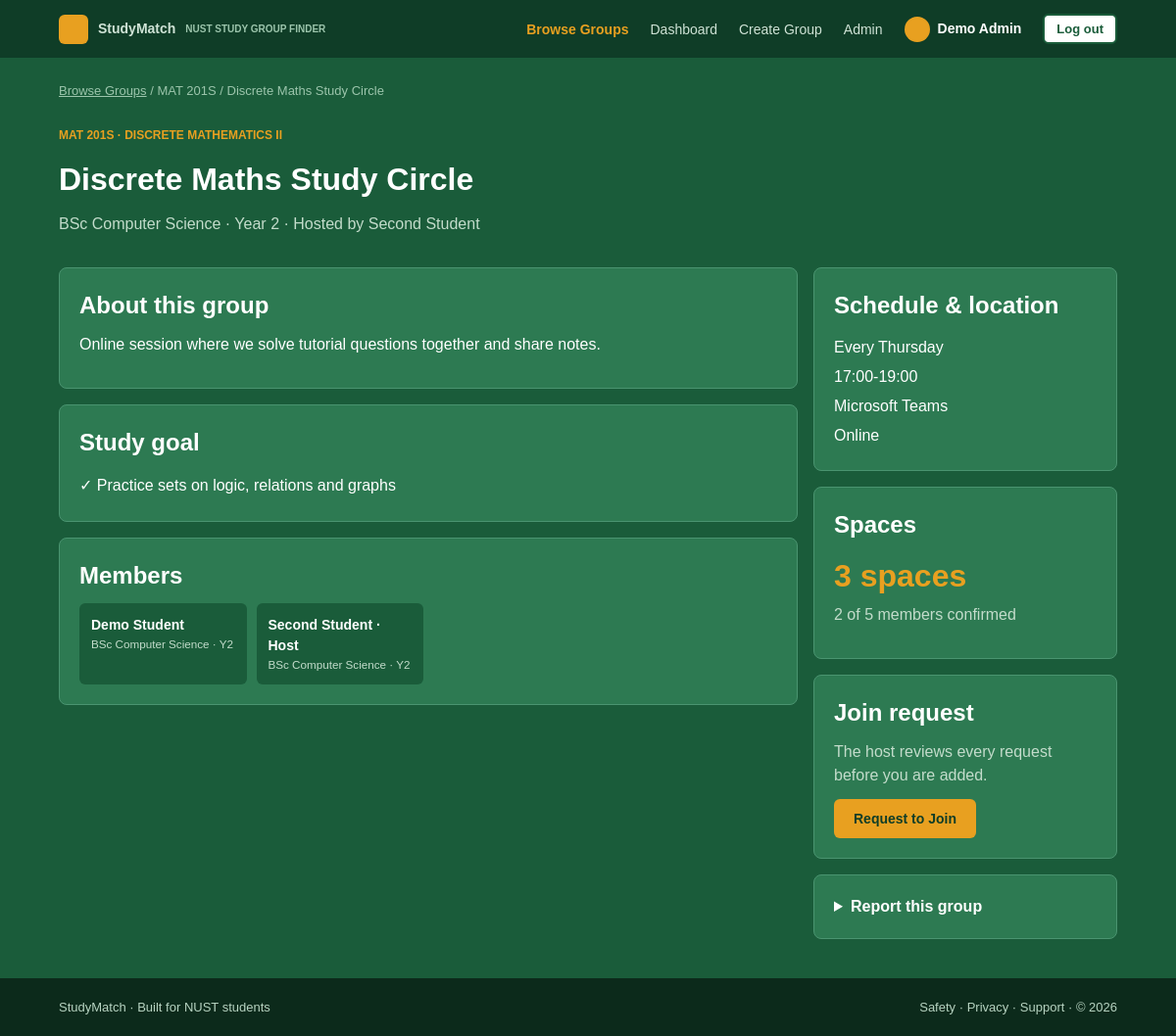
/studymatch-php/group.php?id=2 (signed in), run on the app's committed database.
### tables this page shows
CREATE TABLE users (
  id               INT AUTO_INCREMENT PRIMARY KEY,
  full_name        VARCHAR(100) NOT NULL,
  email            VARCHAR(150) NOT NULL UNIQUE,
  student_number   VARCHAR(9)   NOT NULL UNIQUE,
  password_hash    VARCHAR(255) NOT NULL,
  programme        VARCHAR(100) NOT NULL,
  year_of_study    TINYINT      NOT NULL DEFAULT 1,
  current_modules  VARCHAR(255) NOT NULL DEFAULT '',    
  availability     VARCHAR(255) NOT NULL DEFAULT '',    
  preferred_format VARCHAR(30)  NOT NULL DEFAULT 'In person and online',
  role             ENUM('student','admin') NOT NULL DEFAULT 'student',
  created_at       TIMESTAMP DEFAULT CURRENT_TIMESTAMP
);

### studymatch-php/includes/db.php (called while the page is built, shortened)
<?php
$db_host = 'localhost';
$db_user = 'root';
$db_pass = '';
$db_name = 'studymatch';
function db() {
    global $db_host, $db_user, $db_pass, $db_name;
    static $conn = null;
    if ($conn !== null) {
        return $conn;
    }
    $conn = new mysqli($db_host, $db_user, $db_pass, $db_name);
    $conn->set_charset('utf8mb4');
    return $conn;
}

### studymatch-php/includes/helpers.php (called while the page is built, shortened)
<?php
function fmt_time($t) {
    return substr($t, 0, 5);
}
function spaces_left($g) {
    return max(0, (int)$g['max_members'] - (int)$g['member_count']);
}
function fetch_all($sql, $types = '', $params = []) {
    $stmt = db()->prepare($sql);
    if ($types !== '') {
        $stmt->bind_param($types, ...$params);
    }
    $stmt->execute();
    $result = $stmt->get_result();
    $rows = [];
    while ($row = $result->fetch_assoc()) {
        $rows[] = $row;
    }
    return $rows;
}
function fetch_one($sql, $types = '', $params = []) {
    $rows = fetch_all($sql, $types, $params);
    return $rows[0] ?? null;
}

### studymatch-php/includes/auth.php (called while the page is built, shortened)
<?php
function current_user() {
    return [
        'id'   => (int)$_SESSION['user_id'],
        'name' => $_SESSION['user_name'],
        'role' => $_SESSION['user_role']
    ];
}
function require_login() {
    $user = current_user();
    return $user;
}
function e($text) {
    return htmlspecialchars((string)$text, ENT_QUOTES, 'UTF-8');
}

### studymatch-php/group.php (the view, shortened to what this page needs)
<?php
require __DIR__ . '/includes/auth.php';
require __DIR__ . '/includes/db.php';
require __DIR__ . '/includes/helpers.php';
$user = require_login();
$id = (int)($_GET['id'] ?? 0);
$group = fetch_one('SELECT * FROM v_group_cards WHERE id = ?', 'i', [$id]);
$isHost = ($group['host_id'] == $user['id']);
$members = fetch_all(
    "SELECT u.id, u.full_name, u.programme, u.year_of_study
       FROM group_members gm JOIN users u ON u.id = gm.user_id
      WHERE gm.group_id = ? AND gm.status = 'approved'
      ORDER BY u.full_name",
    'i', [$id]
);
$mine = fetch_one('SELECT status FROM group_members WHERE group_id = ? AND user_id = ?', 'ii', [$id, $user['id']]);
$spaces = spaces_left($group);
require __DIR__ . '/includes/header.php';
?>
<main>
    <div class="container">
        <p class="breadcrumb"><a href="browse.php">Browse Groups</a> / <?= e($group['module_code']) ?> / <?= e($group['title']) ?></p>
        <div style="display:flex; justify-content:space-between; flex-wrap:wrap; gap:14px; margin-bottom:20px">
            <div>
                <p class="small-label"><?= e($group['module_code']) ?> · <?= e($group['module_name']) ?></p>
                <h1><?= e($group['title']) ?></h1>
                <p class="muted"><?= e($group['host_programme']) ?> · Year <?= (int)$group['host_year'] ?> · Hosted by <?= e($group['host_name']) ?>
                    <?= $group['status'] !== 'approved' ? ' · ' . status_badge($group['status']) : '' ?></p>
            </div>
        </div>
        <div class="two-column">
            <div class="stack">
                <section class="card">
                    <h2>About this group</h2>
                    <p><?= nl2br(e($group['description'])) ?></p>
                </section>
                <section class="card">
                    <h2>Study goal</h2>
                    <ul class="goal-list"><li>✓ <?= e($group['study_goal']) ?></li></ul>
                </section>
                <section class="card">
                    <h2>Members</h2>
                    <div class="members">
                        <?php foreach ($members as $m): ?>
                            <div class="member">
                                <strong><?= e($m['full_name']) ?><?= $m['id'] == $group['host_id'] ? ' · Host' : '' ?></strong>
                                <small><?= e($m['programme']) ?> · Y<?= (int)$m['year_of_study'] ?></small>
                            </div>
                        <?php endforeach; ?>
                    </div>
                </section>
            </div>
            <div class="stack">
                <section class="card">
                    <h2>Schedule &amp; location</h2>
                    <ul class="plain-list">
                        <li>Every <?= e($group['day_of_week']) ?></li>
                        <li><?= e(fmt_time($group['start_time'])) ?>-<?= e(fmt_time($group['end_time'])) ?></li>
                        <li><?= e($group['location']) ?></li>
                        <li><?= e($group['study_format']) ?></li>
                    </ul>
                </section>
                <section class="card">
                    <h2>Spaces</h2>
                    <p class="big-number"><?= $spaces ?> <?= $spaces == 1 ? 'space' : 'spaces' ?></p>
                    <p class="muted"><?= (int)$group['member_count'] ?> of <?= (int)$group['max_members'] ?> members confirmed</p>
                </section>
                <section class="card">
                    <h2>Join request</h2>
                    <?php if ($isHost): ?>
                        <p class="muted">You host this group. Review join requests on your <a href="dashboard.php">dashboard</a>.</p>
                    <?php elseif ($mine && $mine['status'] === 'approved'): ?>
                        <p class="muted">You are a member of this group.</p>
                    <?php elseif ($mine): ?>
                        <p class="muted">Your request is waiting for the host to review it.</p>
                        <span class="badge badge-pending">PENDING</span>
                    <?php elseif ($group['status'] !== 'approved'): ?>
                        <p class="muted">This group is not open for requests yet.</p>
                    <?php elseif ($spaces == 0): ?>
                        <p class="muted">This group is full.</p>
                    <?php else: ?>
                        <p class="muted">The host reviews every request before you are added.</p>
                        <form method="post" action="group.php?id=<?= $id ?>">
                            <button type="submit" class="btn btn-amber">Request to Join</button>
                        </form>
                    <?php endif; ?>
                </section>
                <?php if (!$isHost): ?>
                <section class="card">
                    <details class="report">
                        <summary><strong>Report this group</strong></summary>
                    </details>
                </section>
                <?php endif; ?>
            </div>
        </div>
    </div>
</main>
<?php require __DIR__ . '/includes/footer.php'; ?>

### studymatch-php/style.css (style rules this page uses)
:root { --dark-green: #0f3d27; --green: #1a5c3a; --light-green: #2d7a52; --pale-green: #d9eadf; --background: #eef3f0; --amber: #e8a020; --white: #ffffff; --red: #c0392b; --border: #c9ddd1; }
* { box-sizing: border-box; }
body { margin: 0; font-family: Arial, Helvetica, sans-serif; background: var(--background); color: var(--dark-green); line-height: 1.5; }
h1, h2, h3 { margin: 0 0 10px 0; }
p { margin: 0 0 12px 0; }
a { color: inherit; }
.container { width: 90%; max-width: 1100px; margin: 0 auto; }
.small-label { font-size: 12px; font-weight: bold; text-transform: uppercase; color: var(--amber); }
.muted { color: #4f7561; }
body.dark { background: var(--green); color: var(--white); }
body.dark .muted { color: #c3dccb; }
.btn { display: inline-block; padding: 10px 18px; border: 2px solid transparent; border-radius: 6px; font-size: 14px; font-weight: bold; text-decoration: none; text-align: center; cursor: pointer; }
.btn-amber { background: var(--amber); color: var(--dark-green) !important; }
.card { background: var(--white); color: var(--dark-green); border: 1px solid var(--border); border-radius: 8px; padding: 20px; }
body.dark .card { background: var(--light-green); color: var(--white); border-color: #4a9470; }
.stack { display: grid; gap: 16px; }
.plain-list { list-style: none; margin: 0; padding: 0; }
.plain-list li { padding: 3px 0; }
.two-column { display: grid; grid-template-columns: 1fr 310px; gap: 16px; align-items: start; padding-bottom: 40px; }
.two-column .stack { gap: 16px; }
.goal-list { list-style: none; margin: 0; padding: 0; }
.goal-list li { padding: 4px 0; }
.members { display: grid; grid-template-columns: repeat(4, 1fr); gap: 10px; }
.member { background: var(--green); border-radius: 6px; padding: 12px; font-size: 14px; }
.member small { display: block; color: #c3dccb; }
.big-number { color: var(--amber); font-size: 32px; font-weight: bold; margin: 4px 0; }
.breadcrumb { font-size: 13px; color: #9cc5ac; padding: 24px 0 14px 0; }
details.report summary { cursor: pointer; }

### data on the page
users: full_name "Demo Student", programme "BSc Computer Science", year_of_study "2"
users: full_name "Second Student", shows "· Host", programme "BSc Computer Science", year_of_study "2"

### other printed values
$user['name'] "Demo Admin"
$group['module_code'] "MAT 201S"
$group['title'] "Discrete Maths Study Circle"
$group['module_name'] "DISCRETE MATHEMATICS II"
$group['host_programme'] "BSc Computer Science"
$group['host_year'] "2"
$group['host_name'] "Second Student"
$group['description'] "Online session where we solve tutorial questions together and share notes."
$group['study_goal'] "Practice sets on logic, relations and graphs"
$group['day_of_week'] "Thursday"
fmt_time($group['start_time']) "17:00"
fmt_time($group['end_time']) "19:00"
$group['location'] "Microsoft Teams"
$group['study_format'] "Online"
$spaces "3"
